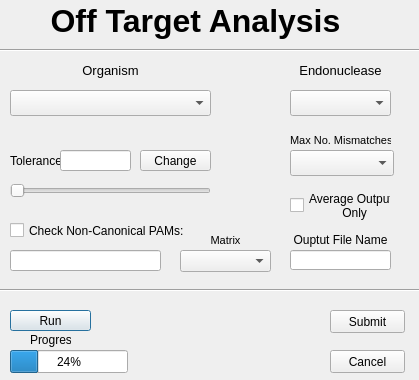
<?xml version="1.0" encoding="UTF-8"?>
<ui version="4.0">
 <class>Dialog</class>
 <widget class="QDialog" name="Dialog">
  <property name="geometry">
   <rect>
    <x>0</x>
    <y>0</y>
    <width>419</width>
    <height>380</height>
   </rect>
  </property>
  <property name="windowTitle">
   <string>Dialog</string>
  </property>
  <property name="autoFillBackground">
   <bool>true</bool>
  </property>
  <widget class="QLineEdit" name="altpamlistline">
   <property name="geometry">
    <rect>
     <x>10</x>
     <y>250</y>
     <width>151</width>
     <height>21</height>
    </rect>
   </property>
  </widget>
  <widget class="QLabel" name="label">
   <property name="geometry">
    <rect>
     <x>10</x>
     <y>150</y>
     <width>51</width>
     <height>21</height>
    </rect>
   </property>
   <property name="text">
    <string>Tolerance</string>
   </property>
  </widget>
  <widget class="QLabel" name="label_2">
   <property name="geometry">
    <rect>
     <x>290</x>
     <y>130</y>
     <width>101</width>
     <height>21</height>
    </rect>
   </property>
   <property name="font">
    <font>
     <pointsize>8</pointsize>
    </font>
   </property>
   <property name="text">
    <string>Max No. Mismatches</string>
   </property>
  </widget>
  <widget class="QLabel" name="label_3">
   <property name="geometry">
    <rect>
     <x>10</x>
     <y>60</y>
     <width>201</width>
     <height>21</height>
    </rect>
   </property>
   <property name="font">
    <font>
     <pointsize>10</pointsize>
    </font>
   </property>
   <property name="text">
    <string>Organism</string>
   </property>
   <property name="alignment">
    <set>Qt::AlignCenter</set>
   </property>
  </widget>
  <widget class="QLabel" name="label_4">
   <property name="geometry">
    <rect>
     <x>290</x>
     <y>60</y>
     <width>101</width>
     <height>21</height>
    </rect>
   </property>
   <property name="font">
    <font>
     <pointsize>10</pointsize>
    </font>
   </property>
   <property name="text">
    <string>Endonuclease</string>
   </property>
   <property name="alignment">
    <set>Qt::AlignCenter</set>
   </property>
  </widget>
  <widget class="QCheckBox" name="checkBox">
   <property name="geometry">
    <rect>
     <x>10</x>
     <y>220</y>
     <width>211</width>
     <height>21</height>
    </rect>
   </property>
   <property name="text">
    <string>Check Non-Canonical PAMs:</string>
   </property>
  </widget>
  <widget class="QComboBox" name="mismatchcomboBox">
   <property name="geometry">
    <rect>
     <x>290</x>
     <y>150</y>
     <width>104</width>
     <height>26</height>
    </rect>
   </property>
  </widget>
  <widget class="QLabel" name="label_5">
   <property name="geometry">
    <rect>
     <x>10</x>
     <y>0</y>
     <width>371</width>
     <height>41</height>
    </rect>
   </property>
   <property name="font">
    <font>
     <family>Arial</family>
     <pointsize>24</pointsize>
     <weight>75</weight>
     <bold>true</bold>
    </font>
   </property>
   <property name="autoFillBackground">
    <bool>false</bool>
   </property>
   <property name="frameShadow">
    <enum>QFrame::Plain</enum>
   </property>
   <property name="text">
    <string>Off Target Analysis</string>
   </property>
   <property name="alignment">
    <set>Qt::AlignCenter</set>
   </property>
  </widget>
  <widget class="QComboBox" name="OrgcomboBox">
   <property name="geometry">
    <rect>
     <x>10</x>
     <y>90</y>
     <width>201</width>
     <height>26</height>
    </rect>
   </property>
  </widget>
  <widget class="QComboBox" name="EndocomboBox">
   <property name="geometry">
    <rect>
     <x>290</x>
     <y>90</y>
     <width>101</width>
     <height>26</height>
    </rect>
   </property>
  </widget>
  <widget class="QLineEdit" name="tolerancelineEdit">
   <property name="geometry">
    <rect>
     <x>60</x>
     <y>150</y>
     <width>71</width>
     <height>21</height>
    </rect>
   </property>
  </widget>
  <widget class="QSlider" name="tolerancehorizontalSlider">
   <property name="geometry">
    <rect>
     <x>10</x>
     <y>180</y>
     <width>201</width>
     <height>22</height>
    </rect>
   </property>
   <property name="orientation">
    <enum>Qt::Horizontal</enum>
   </property>
  </widget>
  <widget class="QProgressBar" name="progressBar">
   <property name="geometry">
    <rect>
     <x>10</x>
     <y>350</y>
     <width>118</width>
     <height>23</height>
    </rect>
   </property>
   <property name="value">
    <number>24</number>
   </property>
  </widget>
  <widget class="QLabel" name="label_6">
   <property name="geometry">
    <rect>
     <x>30</x>
     <y>330</y>
     <width>41</width>
     <height>20</height>
    </rect>
   </property>
   <property name="text">
    <string>Progress</string>
   </property>
  </widget>
  <widget class="QCheckBox" name="AVG">
   <property name="geometry">
    <rect>
     <x>290</x>
     <y>190</y>
     <width>101</width>
     <height>31</height>
    </rect>
   </property>
   <property name="text">
    <string>Average Output 
          Only</string>
   </property>
  </widget>
  <widget class="QPushButton" name="Run">
   <property name="geometry">
    <rect>
     <x>10</x>
     <y>310</y>
     <width>81</width>
     <height>21</height>
    </rect>
   </property>
   <property name="text">
    <string>Run</string>
   </property>
  </widget>
  <widget class="QPushButton" name="pushButton">
   <property name="geometry">
    <rect>
     <x>140</x>
     <y>150</y>
     <width>71</width>
     <height>21</height>
    </rect>
   </property>
   <property name="text">
    <string>Change</string>
   </property>
  </widget>
  <widget class="Line" name="line">
   <property name="geometry">
    <rect>
     <x>-20</x>
     <y>40</y>
     <width>451</width>
     <height>20</height>
    </rect>
   </property>
   <property name="orientation">
    <enum>Qt::Horizontal</enum>
   </property>
  </widget>
  <widget class="Line" name="line_2">
   <property name="geometry">
    <rect>
     <x>0</x>
     <y>280</y>
     <width>461</width>
     <height>20</height>
    </rect>
   </property>
   <property name="orientation">
    <enum>Qt::Horizontal</enum>
   </property>
  </widget>
  <widget class="QLineEdit" name="FileName">
   <property name="geometry">
    <rect>
     <x>290</x>
     <y>250</y>
     <width>101</width>
     <height>20</height>
    </rect>
   </property>
  </widget>
  <widget class="QLabel" name="label_7">
   <property name="geometry">
    <rect>
     <x>290</x>
     <y>230</y>
     <width>101</width>
     <height>20</height>
    </rect>
   </property>
   <property name="text">
    <string>Ouptut File Name</string>
   </property>
   <property name="alignment">
    <set>Qt::AlignCenter</set>
   </property>
  </widget>
  <widget class="QPushButton" name="submitButton">
   <property name="geometry">
    <rect>
     <x>330</x>
     <y>310</y>
     <width>75</width>
     <height>23</height>
    </rect>
   </property>
   <property name="text">
    <string>Submit</string>
   </property>
  </widget>
  <widget class="QPushButton" name="cancelButton">
   <property name="geometry">
    <rect>
     <x>330</x>
     <y>350</y>
     <width>75</width>
     <height>23</height>
    </rect>
   </property>
   <property name="text">
    <string>Cancel</string>
   </property>
  </widget>
  <widget class="QComboBox" name="comboBox">
   <property name="geometry">
    <rect>
     <x>180</x>
     <y>250</y>
     <width>91</width>
     <height>22</height>
    </rect>
   </property>
  </widget>
  <widget class="QLabel" name="label_8">
   <property name="geometry">
    <rect>
     <x>180</x>
     <y>230</y>
     <width>91</width>
     <height>20</height>
    </rect>
   </property>
   <property name="font">
    <font>
     <pointsize>8</pointsize>
    </font>
   </property>
   <property name="text">
    <string>Matrix</string>
   </property>
   <property name="alignment">
    <set>Qt::AlignCenter</set>
   </property>
  </widget>
 </widget>
 <resources/>
 <connections/>
</ui>
